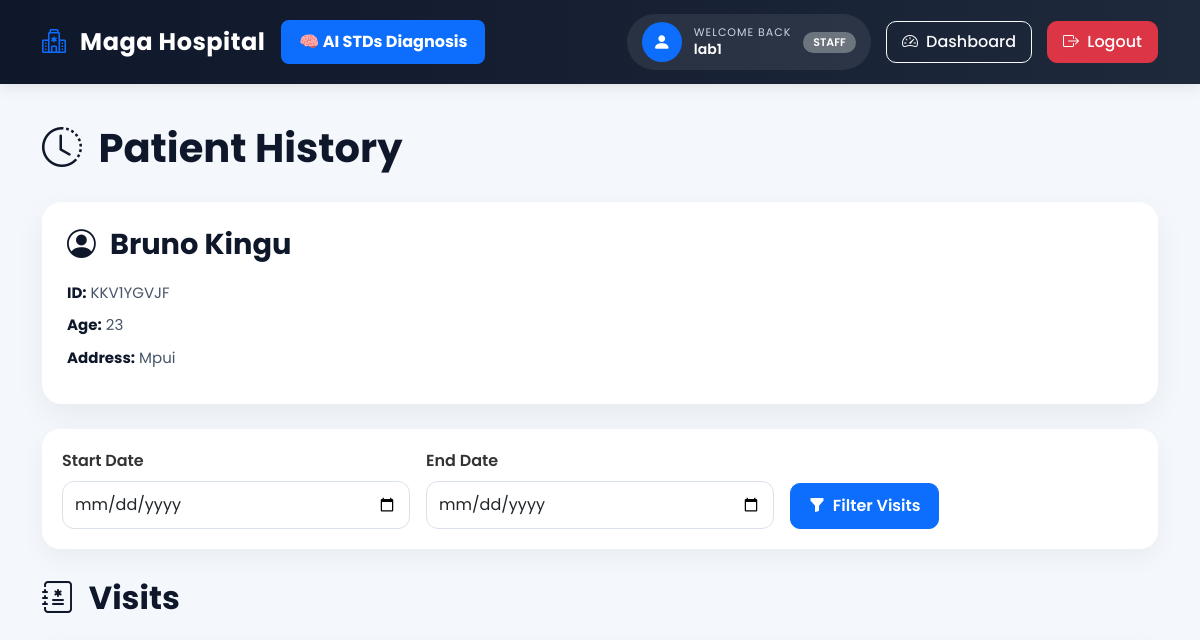
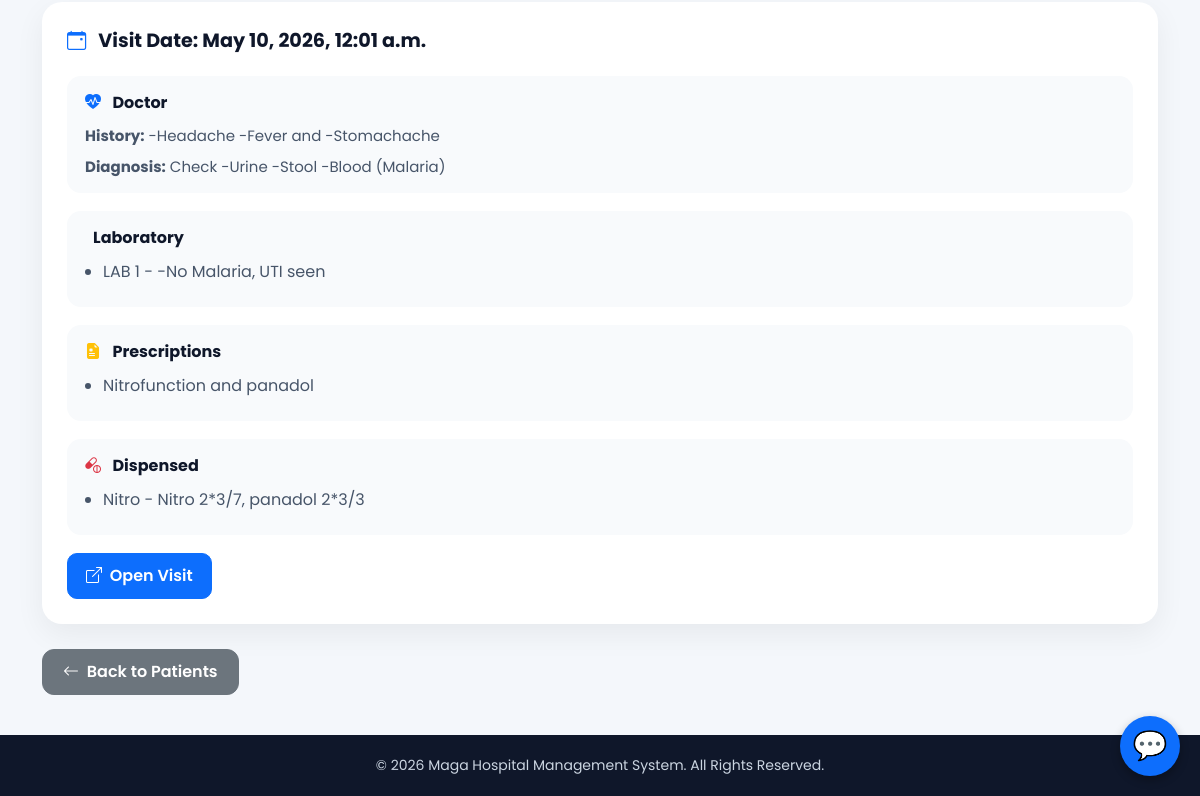
Before: /patient/KKV1YGVJF/history/ (signed in) with the older database file (2 pictures, top to bottom).
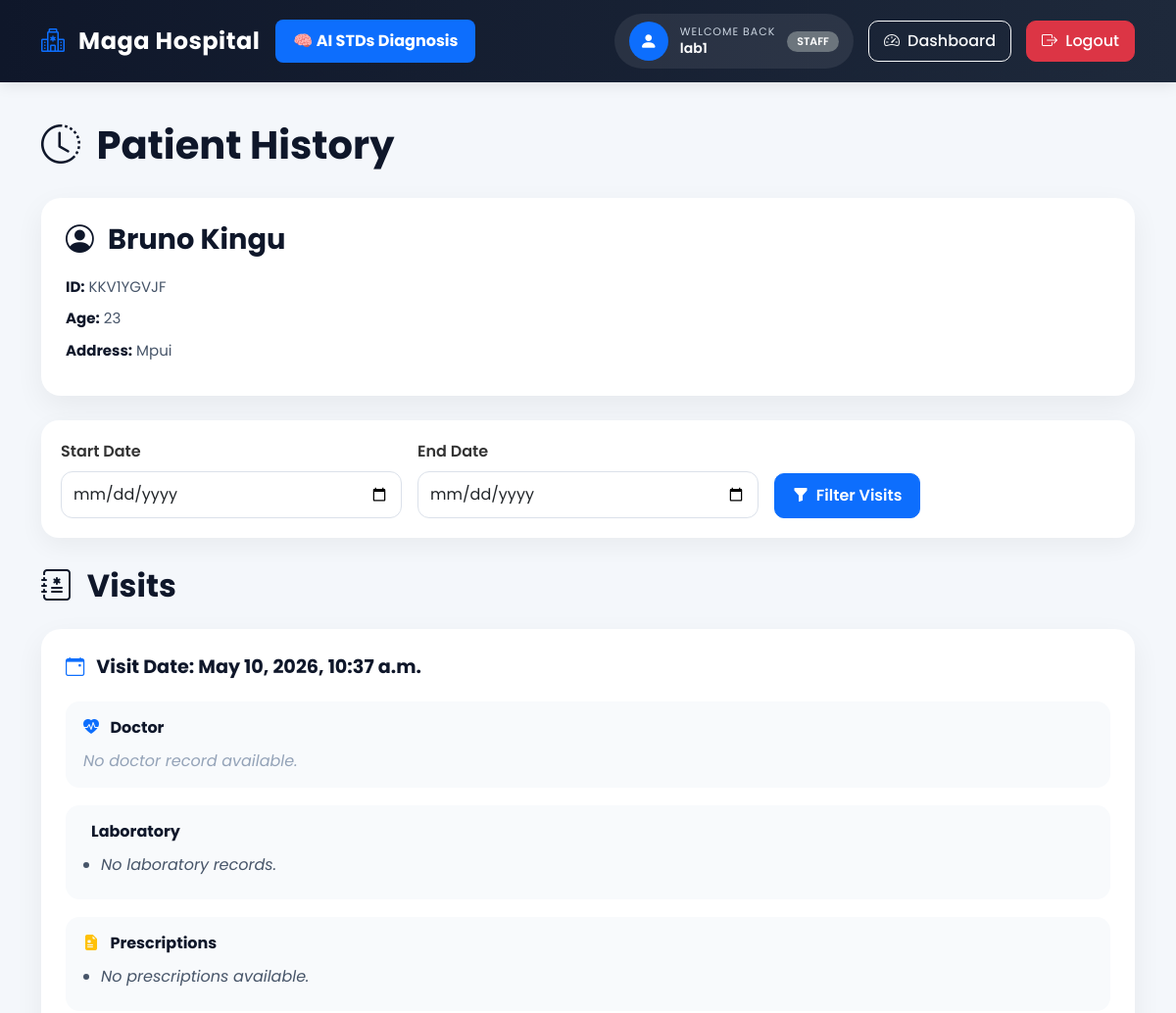
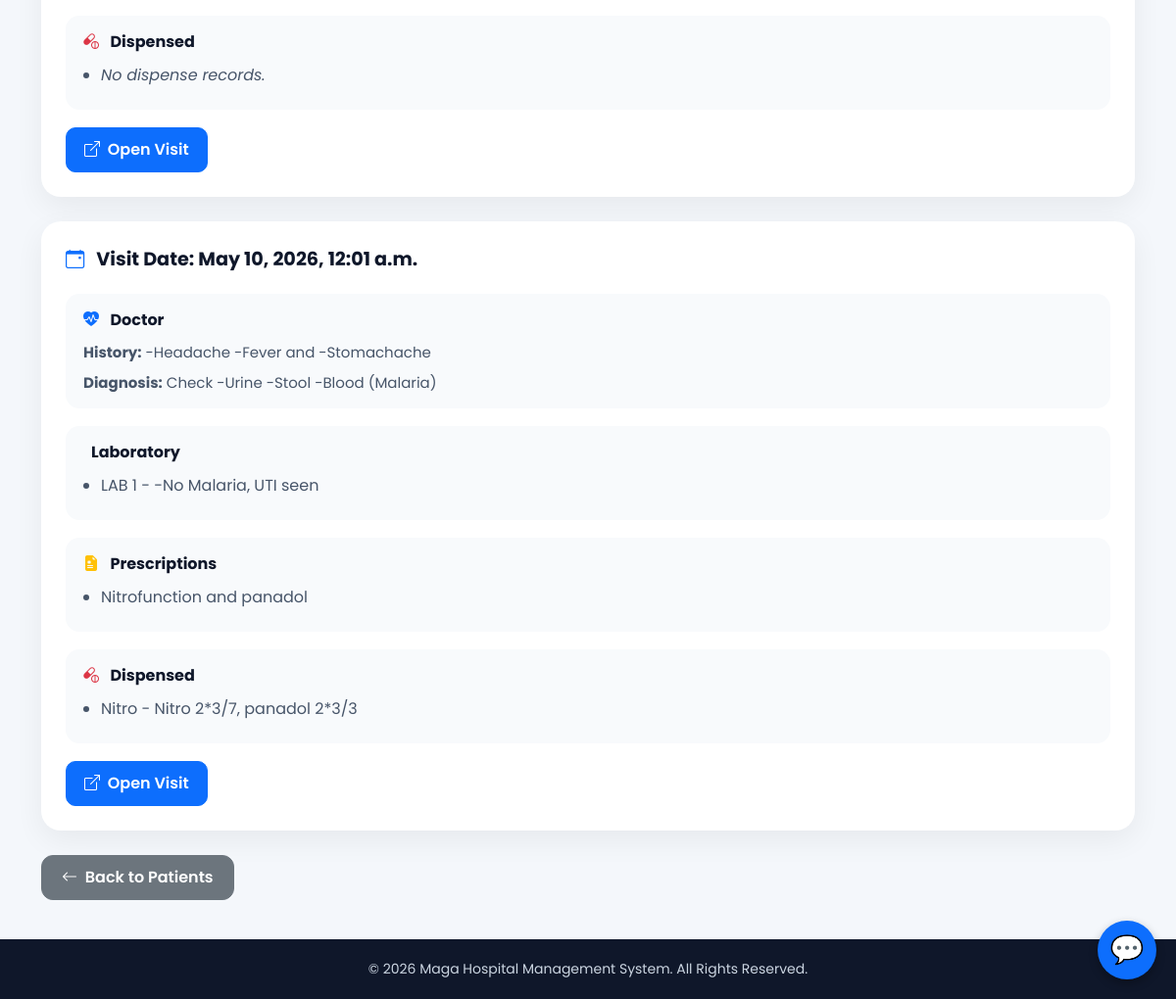
After: the same page with the newer database file (2 pictures, top to bottom).
### magahospital/models.py (models this page shows, shortened)
class Visit(models.Model):
    patient = models.ForeignKey(
        Patient,
        on_delete=models.CASCADE,
        related_name='visits'
    )
    date = models.DateTimeField(
        default=timezone.now
    )
    status = models.CharField(
        max_length=20,
        choices=VISIT_STATUS,
        default='Doctor'
    )
    class Meta:
        ordering = ['-date']

class Doctor(models.Model):
    visit = models.OneToOneField(
        Visit,
        on_delete=models.CASCADE,
        related_name='doctor'
    )
    history = models.TextField(
        blank=True,
        null=True
    )
    diagnosis = models.TextField(
        blank=True,
        null=True
    )
    created_at = models.DateTimeField(
        default=timezone.now
    )

class Lab(models.Model):
    visit = models.ForeignKey(
        Visit,
        on_delete=models.CASCADE,
        related_name='labs'
    )
    lab_type = models.IntegerField(
        choices=LAB
    )
    results = models.TextField(
        blank=True,
        null=True
    )
    created_at = models.DateTimeField(
        default=timezone.now
    )

class Prescription(models.Model):
    visit = models.ForeignKey(
        Visit,
        on_delete=models.CASCADE,
        related_name='prescriptions'
    )
    medication = models.TextField()
    notes = models.TextField(
        blank=True,
        null=True
    )
    created_at = models.DateTimeField(
        default=timezone.now
    )

class Dispense(models.Model):
    visit = models.ForeignKey(
        Visit,
        on_delete=models.CASCADE,
        related_name='dispenses'
    )
    medication_given = models.TextField()
    quantity = models.CharField(
        max_length=100,
        blank=True,
        null=True
    )
    created_at = models.DateTimeField(
        default=timezone.now
    )

### magahospital/views.py (the view)
@login_required
def patient_history(request, patient_id):
    patient = get_object_or_404(
        Patient,
        idno=patient_id
    )
    visits = patient.visits.all().order_by(
        '-date'
    )
    start = request.GET.get('start')
    end = request.GET.get('end')
    if start:
        visits = visits.filter(
            date__gte=start
        )
    if end:
        visits = visits.filter(
            date__lte=end
        )
    return render(
        request,
        'magahospital/patient_history.html',
        {
            'patient': patient,
            'visits': visits
        }
    )

### magahospital/templates/magahospital/patient_history.html (shortened to what the changed rows need)
{% extends 'magahospital/base.html' %}
{% load static %}
{% block content %}
<h2 class="page-title">
    <i class="bi bi-clock-history me-2"></i>
    Patient History
</h2>
{% for visit in visits %}
<div class="custom-card">
    <div class="visit-date">
        <i class="bi bi-calendar-event me-2 text-primary"></i>
        Visit Date:
        {{ visit.date }}
    </div>
    <div class="detail-box">
        <div class="detail-title">
            <i class="bi bi-heart-pulse-fill text-primary me-2"></i>
            Doctor
        </div>
        {% if visit.doctor %}
            <div class="detail-text">
                <strong>History:</strong>
                {{ visit.doctor.history }}
            </div>
            <div class="detail-text mt-2">
                <strong>Diagnosis:</strong>
                {{ visit.doctor.diagnosis }}
            </div>
        {% else %}
            <div class="empty-text">
                No doctor record available.
            </div>
        {% endif %}
    </div>
    <div class="detail-box">
        <div class="detail-title">
            Laboratory
        </div>
        <ul class="custom-list">
            {% for lab in visit.labs.all %}
                <li>
                    {{ lab.get_lab_type_display }} - {{ lab.results }}
                </li>
            {% empty %}
                <li class="empty-text">
                    No laboratory records.
                </li>
            {% endfor %}
        </ul>
    </div>
    <div class="detail-box">
        <div class="detail-title">
            <i class="bi bi-file-earmark-medical-fill text-warning me-2"></i>
            Prescriptions
        </div>
        <ul class="custom-list">
            {% for p in visit.prescriptions.all %}
                <li>{{ p.medication }}</li>
            {% empty %}
                <li class="empty-text">
                    No prescriptions available.
                </li>
            {% endfor %}
        </ul>
    </div>
    <div class="detail-box">
        <div class="detail-title">
            <i class="bi bi-capsule-pill text-danger me-2"></i>
            Dispensed
        </div>
        <ul class="custom-list">
            {% for d in visit.dispenses.all %}
                <li>
                    {{ d.medication_given }} - {{ d.quantity }}
                </li>
            {% empty %}
                <li class="empty-text">
                    No dispense records.
                </li>
            {% endfor %}
        </ul>
    </div>
    <a href="{% url 'visit_detail' visit.id %}"
       class="btn btn-primary action-btn">
        <i class="bi bi-box-arrow-up-right me-1"></i>
        Open Visit
    </a>
</div>
{% empty %}
<div class="custom-card text-center">
    <p class="empty-text mb-0">
        No visits found for this patient.
    </p>
</div>
{% endfor %}
{% endblock %}

Changed rows visible on the page:
added Visit: date "May 10, 2026, 10:37 a.m.", shows "No doctor record available."
